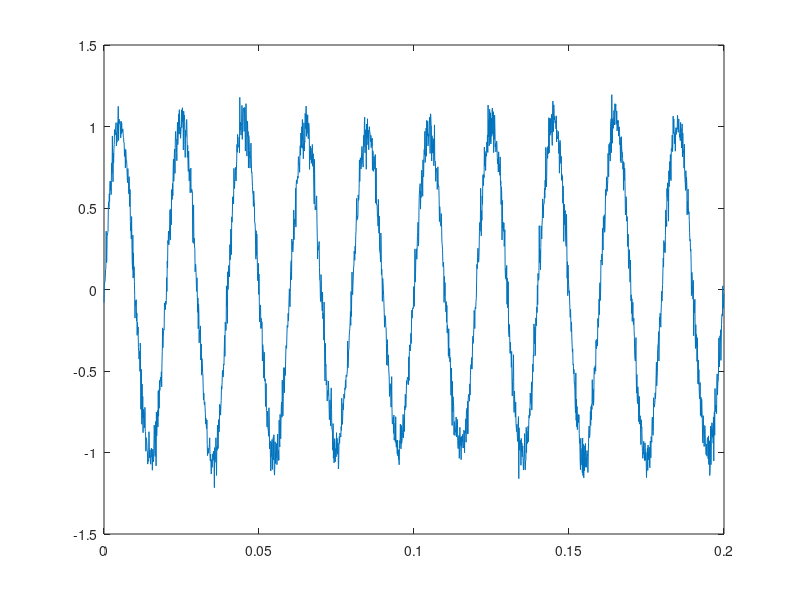
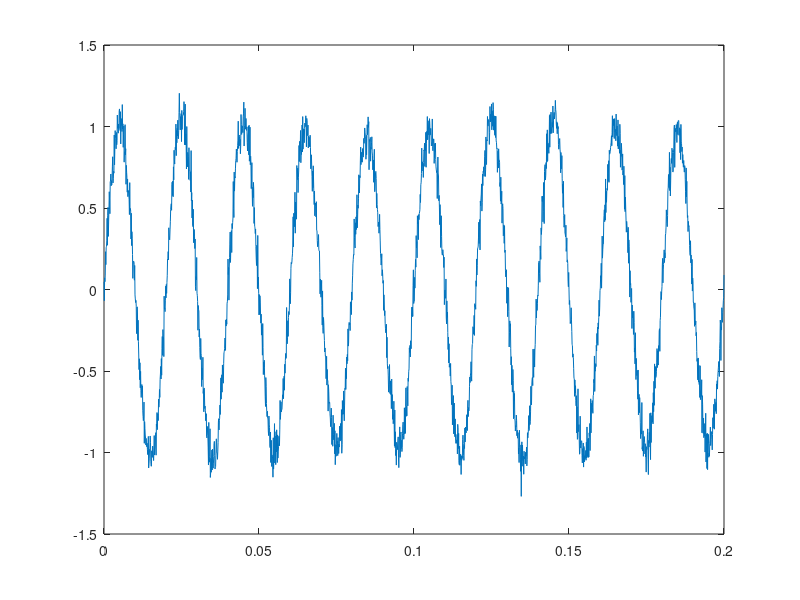
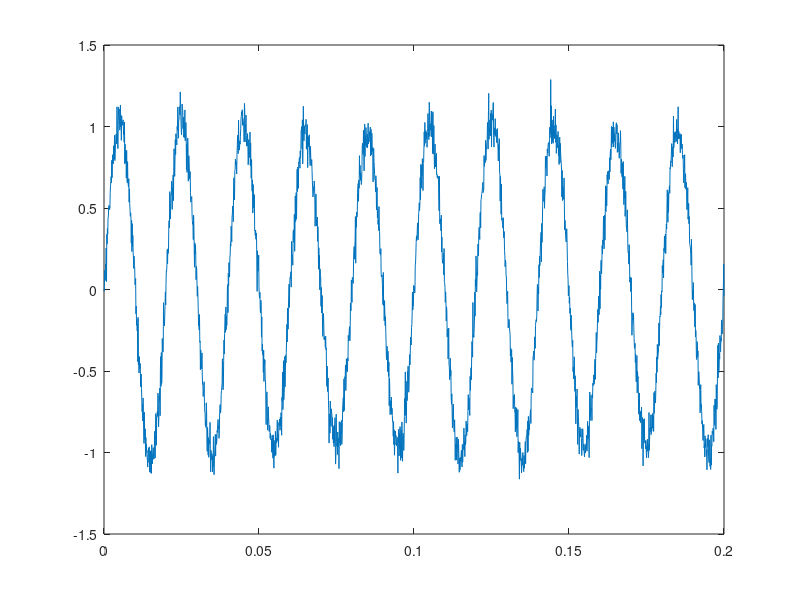
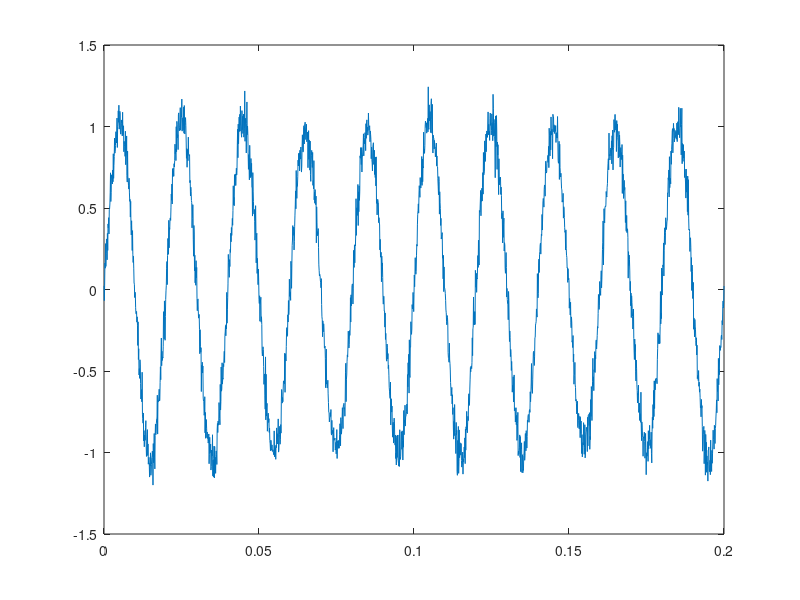

These figures' MATLAB source, in order:
% function xs = c10_flicker_freq( )

clc;
clear all;
close all;

SNR = 20;
count = 0;
t=0:0.0001:.2;
xs = zeros(900, 3200);

flag=0;
F = 50;
for lamda=0.05:0.004:0.1
    for fn=8:1:25

        x=@(t) (1 + lamda* sin(2*pi*fn*t)).*sin(2*pi*F*t); %% Generated Signal
        flag=flag+1;
        count = count + 1;

        % Add 20 dB Gaussian noise to the signal
        %         SNR = 10; % Signal-to-noise ratio in dB
                x_20 = awgn(x(t), SNR, 'measured');

        %      visualisation
        if flag > 0 && flag <10
            figure(flag)
%             plot(t,x(t));
              plot(t,x_20);
            hold on;
        end

        %sampling
        fs=16000-1;
        ts=0:1/fs:0.2;
        xs_temp(flag,:)=x(ts);
        xs_temp_20(flag,:) = awgn(x(ts), SNR, 'measured');

    end
end

xs(1:100,:) = xs_temp(1:100,:);
xs_20 = xs_temp_20(1:100,:);

flag=0;
F = 48;
for lamda=0.05:0.004:0.1
    for fn=8:1:25

        x=@(t) (1 + lamda* sin(2*pi*fn*t)).*sin(2*pi*F*t); %% Generated Signal
        flag=flag+1;
        count = count + 1;

        % Add 20 dB Gaussian noise to the signal
        %         SNR = 10; % Signal-to-noise ratio in dB
        %         x_20 = awgn(x(t), SNR, 'measured');

        %      visualisation
%         if flag > 0 && flag < 20
%             figure(flag)
%             plot(t,x(t));
%             %             plot(t,x_20);
%             hold on;
%         end

        %sampling
        fs=16000-1;
        ts=0:1/fs:0.2;
        xs_temp(flag,:)=x(ts);
        xs_temp_20(flag,:) = awgn(x(ts), SNR, 'measured');

    end
end
xs(101:200,:) = xs_temp(1:100,:);
xs_20 = [xs_20; xs_temp_20(1:100,:)];

flag=0;
F = 48.5;
for lamda=0.05:0.004:0.1
    for fn=8:1:25

        x=@(t) (1 + lamda* sin(2*pi*fn*t)).*sin(2*pi*F*t); %% Generated Signal
        flag=flag+1;
        count = count + 1;

        % Add 20 dB Gaussian noise to the signal
        %         SNR = 10; % Signal-to-noise ratio in dB
        %         x_20 = awgn(x(t), SNR, 'measured');

        %sampling
        fs=16000-1;
        ts=0:1/fs:0.2;
        xs_temp(flag,:)=x(ts);
        xs_temp_20(flag,:) = awgn(x(ts), SNR, 'measured');

    end
end
xs(201:300,:) = xs_temp(1:100,:);
xs_20 = [xs_20; xs_temp_20(1:100,:)];

flag=0;
F = 49;
for lamda=0.05:0.004:0.1
    for fn=8:1:25

        x=@(t) (1 + lamda* sin(2*pi*fn*t)).*sin(2*pi*F*t); %% Generated Signal
        flag=flag+1;
        count = count + 1;

        % Add 20 dB Gaussian noise to the signal
        %         SNR = 10; % Signal-to-noise ratio in dB
        %         x_20 = awgn(x(t), SNR, 'measured');

        %sampling
        fs=16000-1;
        ts=0:1/fs:0.2;
        xs_temp(flag,:)=x(ts);
        xs_temp_20(flag,:) = awgn(x(ts), SNR, 'measured');

    end
end
xs(301:400,:) = xs_temp(1:100,:);
xs_20 = [xs_20; xs_temp_20(1:100,:)];


flag=0;
F = 49.5;
for lamda=0.05:0.004:0.1
    for fn=8:1:25

        x=@(t) (1 + lamda* sin(2*pi*fn*t)).*sin(2*pi*F*t); %% Generated Signal
        flag=flag+1;
        count = count + 1;

        % Add 20 dB Gaussian noise to the signal
        %         SNR = 10; % Signal-to-noise ratio in dB
        %         x_20 = awgn(x(t), SNR, 'measured');

        %sampling
        fs=16000-1;
        ts=0:1/fs:0.2;
        xs_temp(flag,:)=x(ts);
        xs_temp_20(flag,:) = awgn(x(ts), SNR, 'measured');

    end
end
xs(401:500,:) = xs_temp(1:100,:);
xs_20 = [xs_20; xs_temp_20(1:100,:)];

flag=0;
F = 50.5;
for lamda=0.05:0.004:0.1
    for fn=8:1:25

        x=@(t) (1 + lamda* sin(2*pi*fn*t)).*sin(2*pi*F*t); %% Generated Signal
        flag=flag+1;
        count = count + 1;

        % Add 20 dB Gaussian noise to the signal
        %         SNR = 10; % Signal-to-noise ratio in dB
        %         x_20 = awgn(x(t), SNR, 'measured');

        %sampling
        fs=16000-1;
        ts=0:1/fs:0.2;
        xs_temp(flag,:)=x(ts);
        xs_temp_20(flag,:) = awgn(x(ts), SNR, 'measured');

    end
end
xs(501:600,:) = xs_temp(1:100,:);
xs_20 = [xs_20; xs_temp_20(1:100,:)];


flag=0;
F = 51;
for lamda=0.05:0.004:0.1
    for fn=8:1:25

        x=@(t) (1 + lamda* sin(2*pi*fn*t)).*sin(2*pi*F*t); %% Generated Signal
        flag=flag+1;
        count = count + 1;

        % Add 20 dB Gaussian noise to the signal
        %         SNR = 10; % Signal-to-noise ratio in dB
        %         x_20 = awgn(x(t), SNR, 'measured');

        %sampling
        fs=16000-1;
        ts=0:1/fs:0.2;
        xs_temp(flag,:)=x(ts);
        xs_temp_20(flag,:) = awgn(x(ts), SNR, 'measured');

    end
end
xs(601:700,:) = xs_temp(1:100,:);
xs_20 = [xs_20; xs_temp_20(1:100,:)];

flag=0;
F = 51.5;
for lamda=0.05:0.004:0.1
    for fn=8:1:25

        x=@(t) (1 + lamda* sin(2*pi*fn*t)).*sin(2*pi*F*t); %% Generated Signal
        flag=flag+1;
        count = count + 1;

        % Add 20 dB Gaussian noise to the signal
        %         SNR = 10; % Signal-to-noise ratio in dB
        %         x_20 = awgn(x(t), SNR, 'measured');

        %sampling
        fs=16000-1;
        ts=0:1/fs:0.2;
        xs_temp(flag,:)=x(ts);
        xs_temp_20(flag,:) = awgn(x(ts), SNR, 'measured');

    end
end
xs(701:800,:) = xs_temp(1:100,:);
xs_20 = [xs_20; xs_temp_20(1:100,:)];

flag=0;
F = 52;
for lamda=0.05:0.004:0.1
    for fn=8:1:25

        x=@(t) (1 + lamda* sin(2*pi*fn*t)).*sin(2*pi*F*t); %% Generated Signal
        flag=flag+1;
        count = count + 1;

        % Add 20 dB Gaussian noise to the signal
        %         SNR = 10; % Signal-to-noise ratio in dB
        %         x_20 = awgn(x(t), SNR, 'measured');

        %sampling
        fs=16000-1;
        ts=0:1/fs:0.2;
        xs_temp(flag,:)=x(ts);
        xs_temp_20(flag,:) = awgn(x(ts), SNR, 'measured');

    end
end
xs(801:900,:) = xs_temp(1:100,:);
xs_20 = [xs_20; xs_temp_20(1:100,:)];


% shuffling dataset
% Get the number of rows in the matrix
numRows = size(xs, 1);

% Generate a random permutation of row indices
shuffledIndices = randperm(numRows);

% Shuffle the rows of the matrix based on the shuffled indices
xs = xs(shuffledIndices, :);
xs_20 = xs_20(shuffledIndices, :);


% csvwrite('dataset10_20db.csv', xs_20);
% csvwrite("dataset10_freq.csv",xs);
